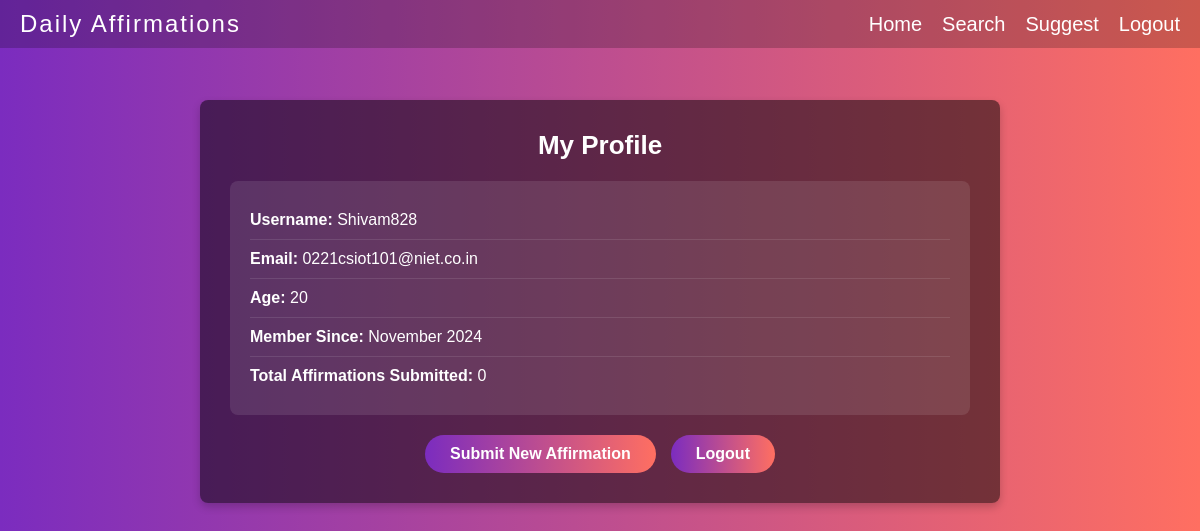
Page /profile/ (signed in) on the earlier database version.
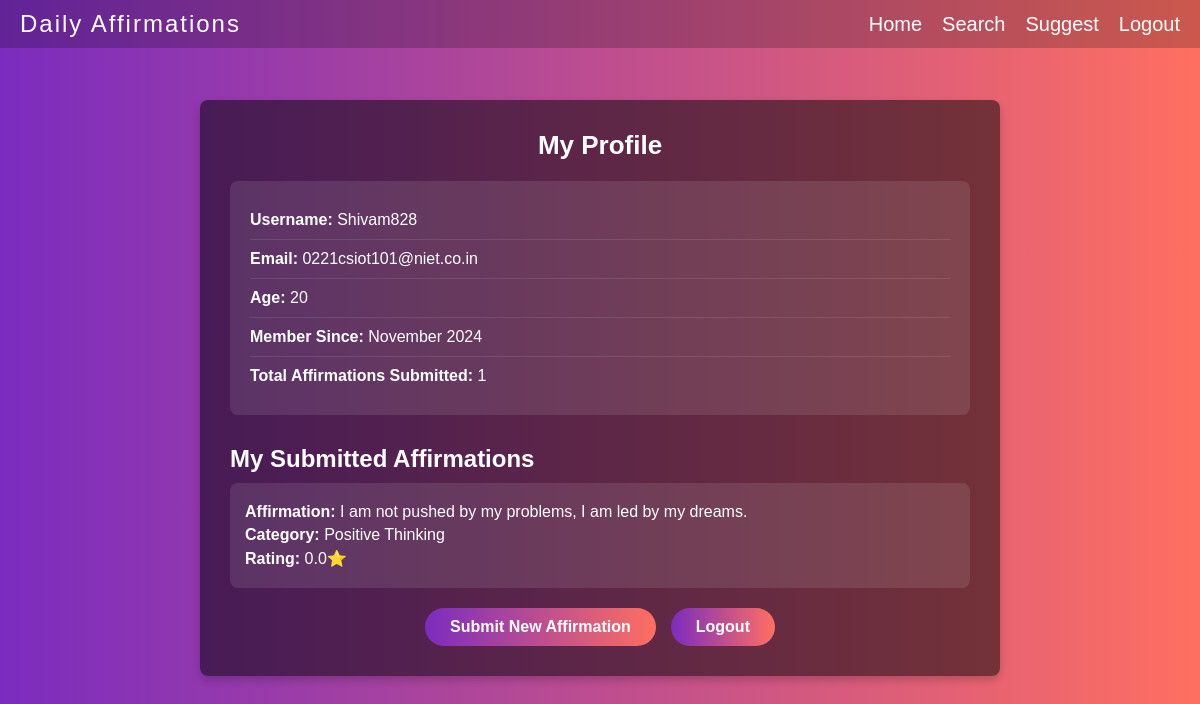
Same page on the later database version.
### affirmations_app/models.py (models this page shows, shortened)
class UserProfile(models.Model):
    user = models.OneToOneField(User, on_delete=models.CASCADE)
    age = models.IntegerField(default=0)
    email = models.EmailField()
    password = models.CharField(max_length=128, null=True, blank=True)  # Made nullable

class Affirmation(models.Model):
    affirmation = models.TextField()
    category = models.CharField(max_length=100)
    rating = models.FloatField(default=0)
    user = models.ForeignKey(User, on_delete=models.CASCADE, null=True, blank=True)

### affirmations_app/views.py (the view)
# urls.py: path('profile/', views.profile, name='profile'),
@login_required
def profile(request):
    user_profile = get_object_or_404(UserProfile, user=request.user)
    suggested_affirmations = Affirmation.objects.filter(user=request.user).order_by('-id')
    context = {
        'user_profile': user_profile,
        'suggested_affirmations': suggested_affirmations,
    }
    return render(request, 'profile.html', context)

### affirmations_app/templates/profile.html (shortened to what this page needs)
<!DOCTYPE html>
<html lang="en">
<head>
</head>
<body>
    <header>
        <a href="{% url 'home' %}" class="logo">Daily Affirmations</a>
        <div class="nav">
            <a href="{% url 'home' %}">Home</a>
            <a href="{% url 'search' %}">Search</a>
            <a href="{% url 'suggest_affirmation' %}">Suggest</a>
            <a href="{% url 'logout' %}">Logout</a>
        </div>
    </header>
    <div class="container">
        <h1>My Profile</h1>
        <div class="info">
            <p><strong>Username:</strong> {{ user.username }}</p>
            <p><strong>Email:</strong> {{ user_profile.email }}</p>
            <p><strong>Age:</strong> {{ user_profile.age }}</p>
            <p><strong>Member Since:</strong> {{ user.date_joined|date:"F Y" }}</p>
            <p><strong>Total Affirmations Submitted:</strong> {{ suggested_affirmations|length }}</p>
        </div>
        {% if suggested_affirmations %}
        <div class="affirmations-section">
            <h2>My Submitted Affirmations</h2>
            {% for affirmation in suggested_affirmations %}
            <div class="affirmation-card">
                <p><strong>Affirmation:</strong> {{ affirmation.affirmation }}</p>
                <p><strong>Category:</strong> {{ affirmation.category }}</p>
                <p><strong>Rating:</strong> {{ affirmation.rating }}⭐</p>
            </div>
            {% endfor %}
        </div>
        {% endif %}
        <div class="button-container">
            <a href="{% url 'suggest_affirmation' %}" class="btn">Submit New Affirmation</a>
            <a href="{% url 'logout' %}" class="btn">Logout</a>
        </div>
    </div>
</body>
</html>

### affirmations_app/templates/profile.html (style rules this page uses)
* { margin: 0; padding: 0; box-sizing: border-box; font-family: Arial, sans-serif; color: white; }
body { min-height: 100vh; background: linear-gradient(90deg, #7b2cbf, #ff6f61); padding-top: 80px; }
header { display: flex; justify-content: space-between; align-items: center; width: 100%; padding: 10px 20px; position: fixed; top: 0; left: 0; z-index: 1000; background: rgba(0, 0, 0, 0.2); }
.logo { font-size: 24px; letter-spacing: 2px; text-decoration: none; }
.nav { display: flex; align-items: center; gap: 20px; }
.nav a { color: white; text-decoration: none; font-size: 20px; transition: opacity 0.3s; }
.container { width: 90%; max-width: 800px; margin: 20px auto; text-align: center; background-color: rgba(0, 0, 0, 0.5); padding: 30px; border-radius: 8px; box-shadow: 0 4px 8px rgba(0, 0, 0, 0.2); }
h1 { font-size: 26px; margin-bottom: 20px; font-weight: bold; }
.info { text-align: left; margin: 20px 0; padding: 20px; background: rgba(255, 255, 255, 0.1); border-radius: 8px; }
.info p { font-size: 16px; padding: 10px 0; border-bottom: 1px solid rgba(255, 255, 255, 0.1); }
.info p:last-child { border-bottom: none; }
.affirmations-section { margin-top: 30px; text-align: left; }
.affirmation-card { background: rgba(255, 255, 255, 0.1); padding: 15px; margin: 10px 0; border-radius: 8px; }
.affirmation-card p { margin: 5px 0; }
.button-container { display: flex; justify-content: center; gap: 15px; margin-top: 20px; }
.btn { padding: 10px 25px; font-size: 16px; font-weight: bold; color: white; border: none; border-radius: 25px; cursor: pointer; background: linear-gradient(90deg, #7b2cbf, #ff6f61); transition: transform 0.2s; text-decoration: none; }

Differences in the rows shown:
added Affirmation: affirmation "I am not pushed by my problems, I am led by my dreams.", category "Positive Thinking", rating "0.0"
Other differences:
{{ suggested_affirmations|length }}: "0" → "1"
text now shown: "My Submitted Affirmations"
